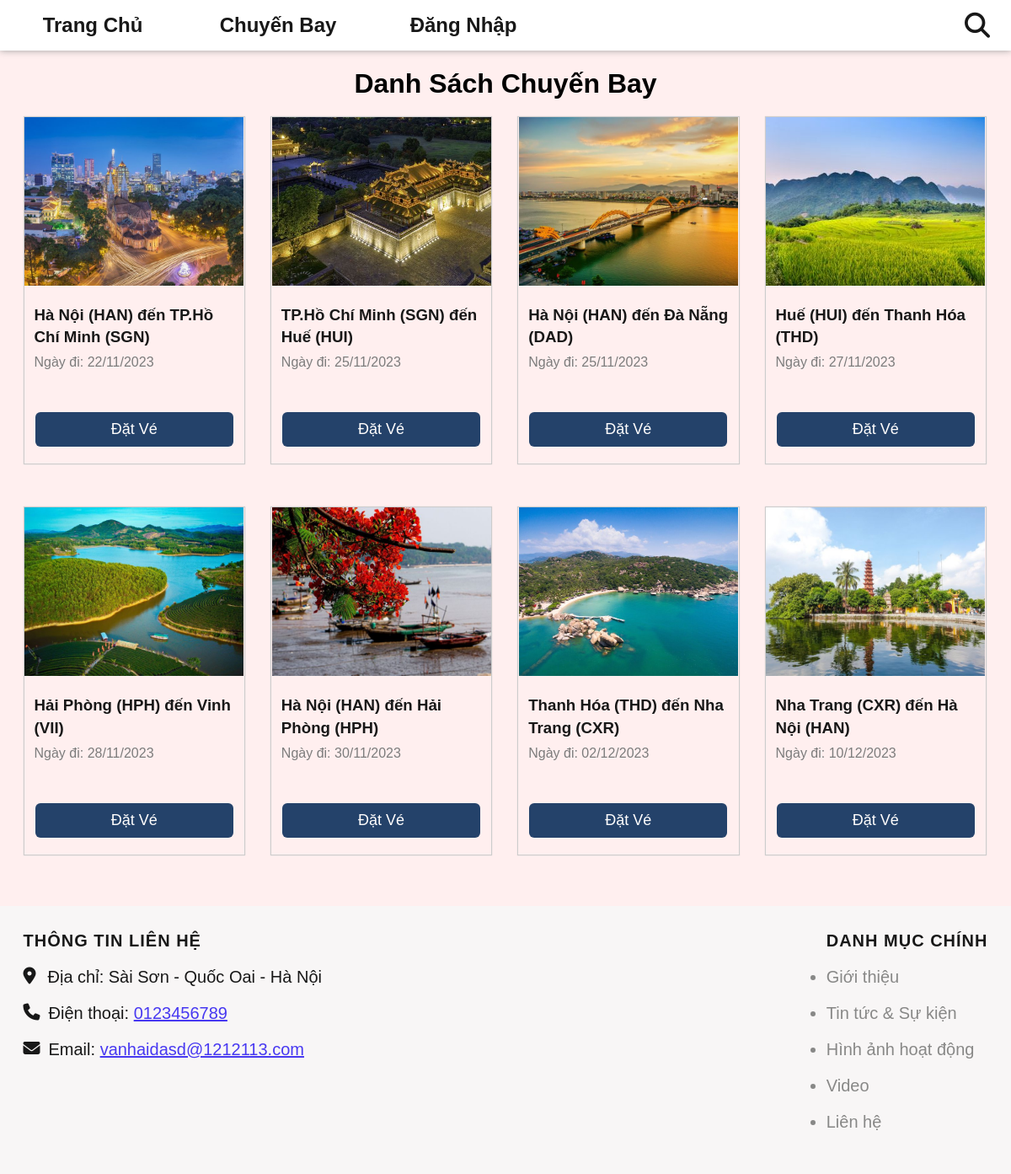
/index.php?act=dscb, run on an earlier commit of the app's database.
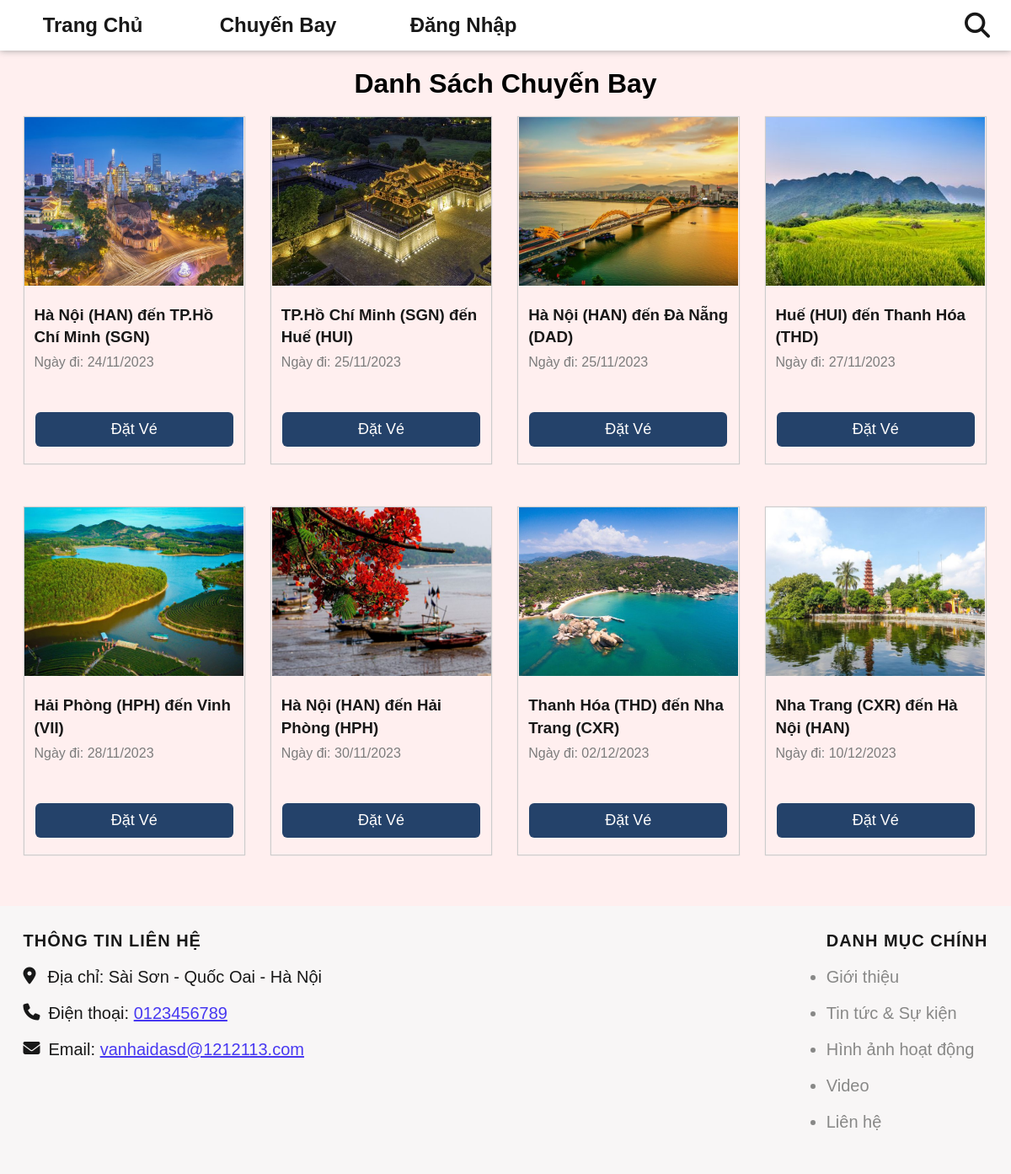
And on a later commit of the database.
### tables this page shows
CREATE TABLE `chuyen_bay` (
  `id` int(11) NOT NULL,
  `ten_may_bay` varchar(255) NOT NULL,
  `id_diemDi` int(11) NOT NULL,
  `id_diemDen` int(11) NOT NULL,
  `ngay_khoi_hanh` date NOT NULL,
  `thoi_gian_di` datetime NOT NULL,
  `thoi_gian_den` datetime NOT NULL,
  `trang_thai` varchar(255) NOT NULL
);

CREATE TABLE `dia_diem` (
  `id` int(11) NOT NULL,
  `ten` varchar(255) NOT NULL,
  `img` varchar(255) NOT NULL
);

### model/pdo.php (called while the page is built, shortened)
<?php
function pdo_get_connection(){
    $servername = "localhost";
    $username = "root";
    $password = "";
    try {
        $conn = new PDO("mysql:host=$servername;dbname=dat_ve_may_bay", $username, $password);
        $conn->setAttribute(PDO::ATTR_ERRMODE, PDO::ERRMODE_EXCEPTION);
        return $conn;
    } catch(PDOException $e) {
        echo "Connection failed: " . $e->getMessage();
    }
}
function pdo_query($sql){
    $sql_args=array_slice(func_get_args(),1);
    try{
        $conn=pdo_get_connection();
        $stmt=$conn->prepare($sql);
        $stmt->execute($sql_args);
        $rows=$stmt->fetchAll();
        return $rows;
    }
    catch(PDOException $e){
        throw $e;
    }
    finally{
        unset($conn);
    }
}
?>

### model/chuyenbay.php (called while the page is built, shortened)
<?php
    function loadall_chuyenbay($page) {
        if($page == "admin") $sql = "SELECT * FROM chuyen_bay WHERE 1";
        else {
            $sql = "SELECT cb.*,
            dd_di.ten AS diem_di,
            dd_den.ten AS diem_den,
            dd_den.img AS img_den
            FROM chuyen_bay cb
            JOIN dia_diem dd_di ON cb.id_diemDi = dd_di.id
            JOIN dia_diem dd_den ON cb.id_diemDen = dd_den.id
            WHERE cb.trang_thai LIKE '%chua bay%'
            ORDER BY cb.ngay_khoi_hanh
            ";
        }
        $list = pdo_query($sql);
        return $list;
    }
    function load_cb_home () {
        $sql = "SELECT cb.*,
        dd_di.ten AS diem_di,
        dd_den.ten AS diem_den,
        dd_den.img AS img_den
        FROM chuyen_bay cb
        JOIN dia_diem dd_di ON cb.id_diemDi = dd_di.id
        JOIN dia_diem dd_den ON cb.id_diemDen = dd_den.id
        WHERE cb.trang_thai LIKE '%chua bay%'
        GROUP BY cb.id_diemDi, cb.id_diemDen
        ORDER BY cb.ngay_khoi_hanh
        LIMIT 8;
        ";
        $list = pdo_query($sql);
        return $list;
    }
?>

### view/datve/dschuyenbay.php (the view)
<div class="content">
    <div id="tickets" class="tickets">
        <h1><?= (isset($mess)) ? $mess : "Danh Sách Chuyến Bay";?></h1>
        <div class="tickets-content">
            <div class="tikets-buy">
                <div class="row-item">
                    <?php
                    $i = 1;
                    foreach ($listCb as $value) {
                        extract($value);
                    ?>
                        <div class="item">
                            <img src="upload/<?= $img_den ?>" alt="ảnh lỗi">
                            <div class="item-text">
                                <h3><?= $diem_di ?> đến <?= $diem_den ?></h3>
                                <p class="date">Ngày đi: <?= date('d/m/Y', strtotime($ngay_khoi_hanh)) ?></p>
                            </div>
                            <a href="<?= (isset($_SESSION['user']) ? "index.php?act=datve&id=$id" : "index.php?act=dangnhap") ?>" class="btn-buy">Đặt Vé</a>
                        </div>
                        <?php if ($i % 4 == 0) { ?>
                </div>
                <div class="row-item">
            <?php }
                        $i++;
                    }
            ?>
                </div>
            </div>
        </div>
    </div>
</div>

What changed in the data, as far as the page shows it:
changed chuyen_bay (number 1 of 8 on the later page): ngay_khoi_hanh "22/11/2023" → "24/11/2023"
